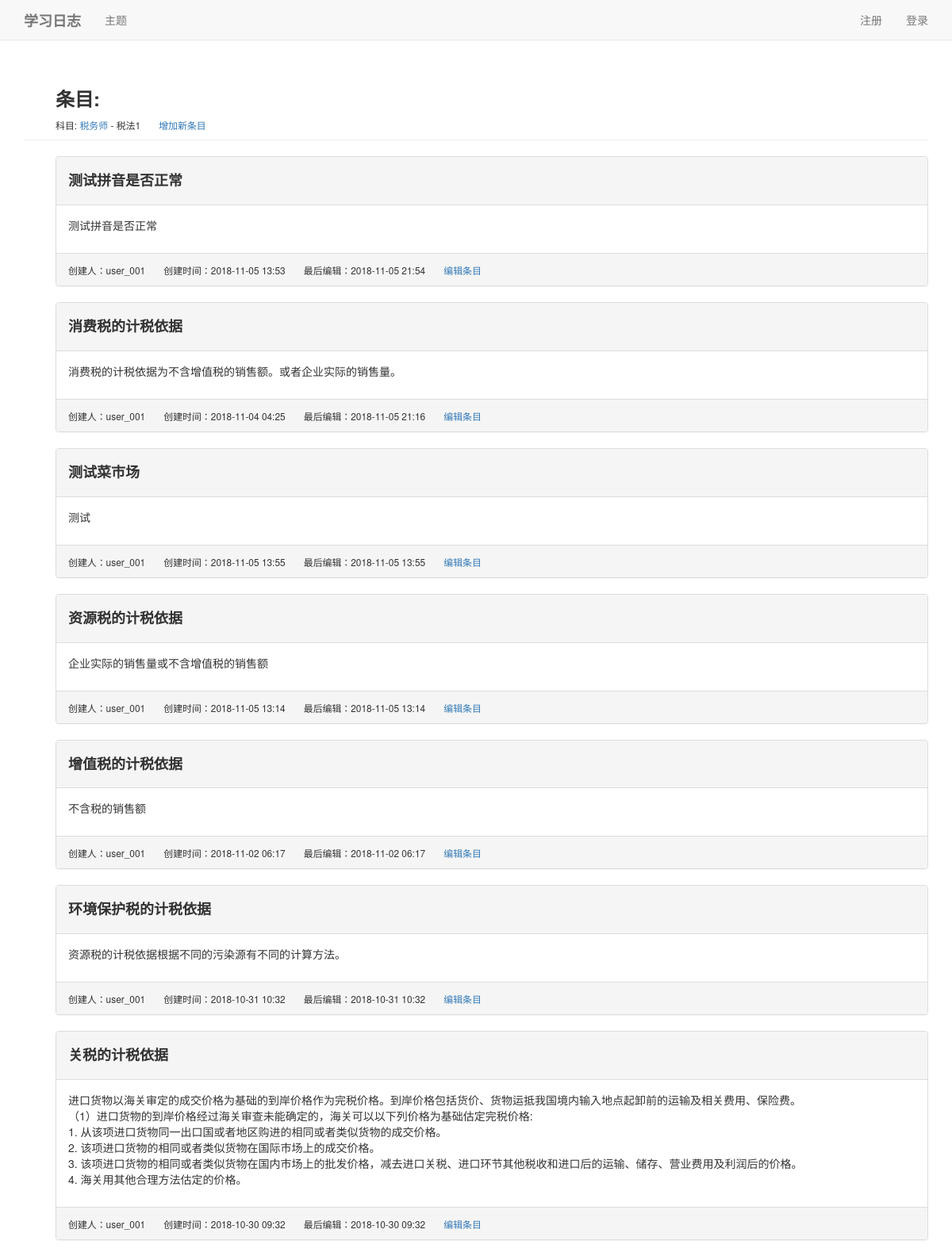
Page /learning_logs/TA/SSY/blogs on the earlier database version.
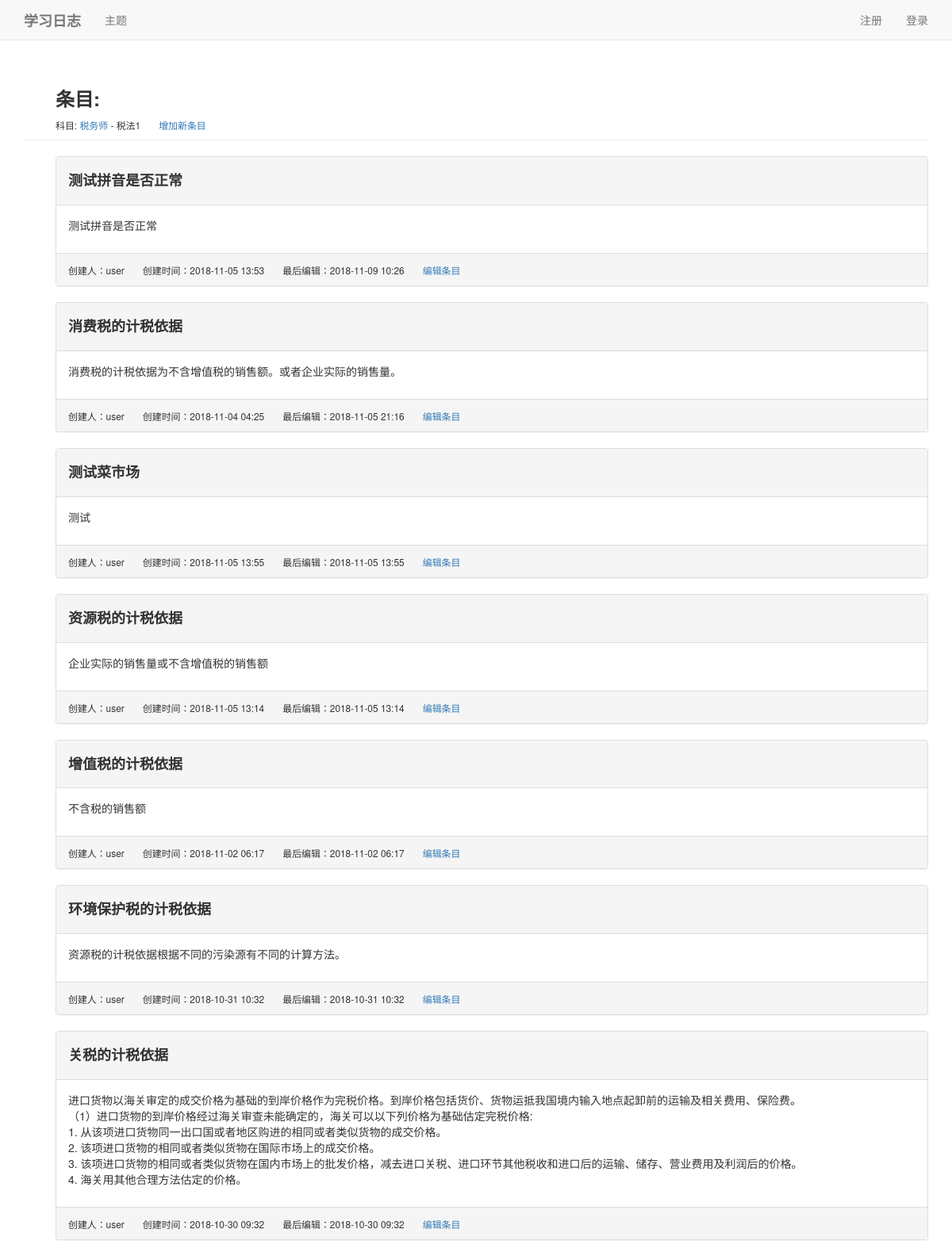
Same page on the later database version.
### learning_logs/models.py (models this page shows, shortened)
class Blog(models.Model):
    entry       = models.ForeignKey(Entry, on_delete=models.CASCADE)
    owner       = models.ForeignKey(User, on_delete=models.CASCADE)
    title       = models.CharField(max_length=100)
    name        = models.CharField(max_length=200)
    text        = models.TextField()
    date_added  = models.DateTimeField(auto_now_add=True)
    date_modify = models.DateTimeField(auto_now_add=True)

### learning_logs/views.py (the view)
# urls.py: re_path('(?P<topic_name>[A-Z]+)/(?P<entry_name>[A-Z]+)/blogs', views.blogs, name='blogs'),
def blogs(request,topic_name, entry_name):
    entry   = Entry.objects.get(name=entry_name)
    topic   = entry.topic
    blogs   = entry.blog_set.order_by('-date_modify')
    context = {'topic':topic, 'entry':entry, 'blogs':blogs}
    return render(request, 'learning_logs/blogs.html', context)

### learning_logs/models.py (called while the page is built)
    def __str__(self):
        return self.text

    def __str__(self):
        return self.text

### learning_logs/templates/learning_logs/blogs.html (shortened to what this page needs)
{% extends "learning_logs/base.html" %}
{% load bootstrap3 %}
{% block header %}
    <h3>
        <b>条目:</b>
    </h3>
    <small>
        科目:
        <a href="{% url 'learning_logs:entries' topic.name %}">{{ topic }}</a> -
        {{ entry }}
        <a href="{% url 'learning_logs:new_blog' topic.name entry.name %}">增加新条目</a>
    </small>
{% endblock header %}
{% block content %}
    {% for blog in blogs %}
        <div class="panel panel-default">
            <div class="panel-heading">
                <h4>
                    <b>{{ blog.title|linebreaks }}</b>
                </h4>
            </div>
            <div class="panel-body">
                {{ blog.text|linebreaks }}
            </div>
            <div class="panel-footer">
                <small>
                    创建人：{{ blog.owner }}
                    &nbsp&nbsp&nbsp&nbsp&nbsp
                    创建时间：{{ blog.date_added|date:'Y-m-d H:i' }}
                    &nbsp&nbsp&nbsp&nbsp&nbsp
                    最后编辑：{{ blog.date_modify|date:'Y-m-d H:i' }}
                    <a href="{% url 'learning_logs:edit_blog' topic.name entry.name blog.name %}">编辑条目</a>
                </small>
            </div>
        </div>
    {% empty %}
        <b>该主题下尚无任何条目。</b>
    {% endfor %}
{% endblock content %}

Differences in the rows shown:
changed Blog "测试拼音是否正常": owner "user_001" → "user"; date_modify "2018-11-05 21:54" → "2018-11-09 10:26"
changed through a linked row, Blog "消费税的计税依据": owner "user_001" → "user"
changed through a linked row, Blog "测试菜市场": owner "user_001" → "user"
changed through a linked row, Blog "资源税的计税依据": owner "user_001" → "user"
changed through a linked row, Blog "增值税的计税依据": owner "user_001" → "user"
changed through a linked row, Blog "环境保护税的计税依据": owner "user_001" → "user"
changed through a linked row, Blog "关税的计税依据": owner "user_001" → "user"
